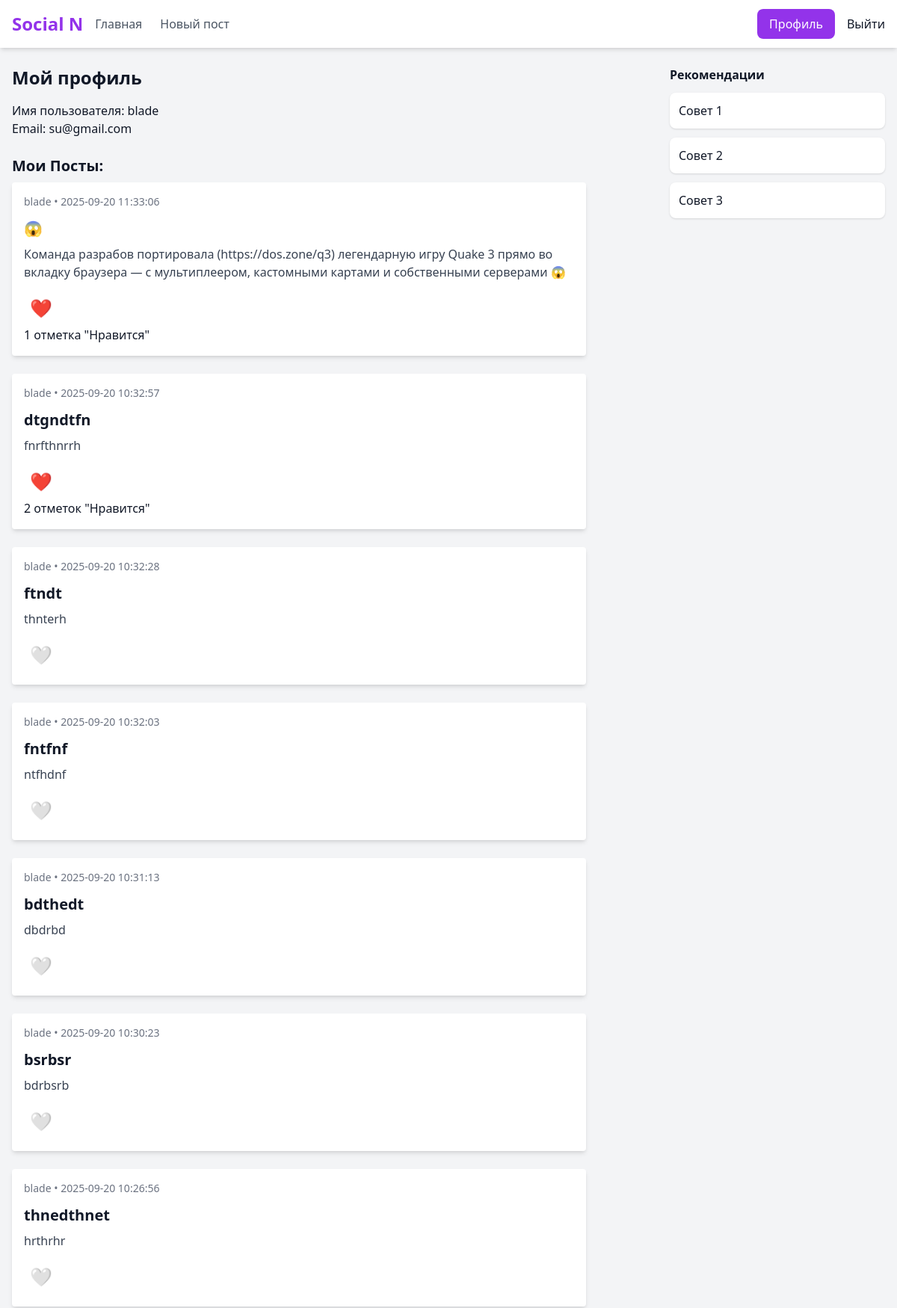
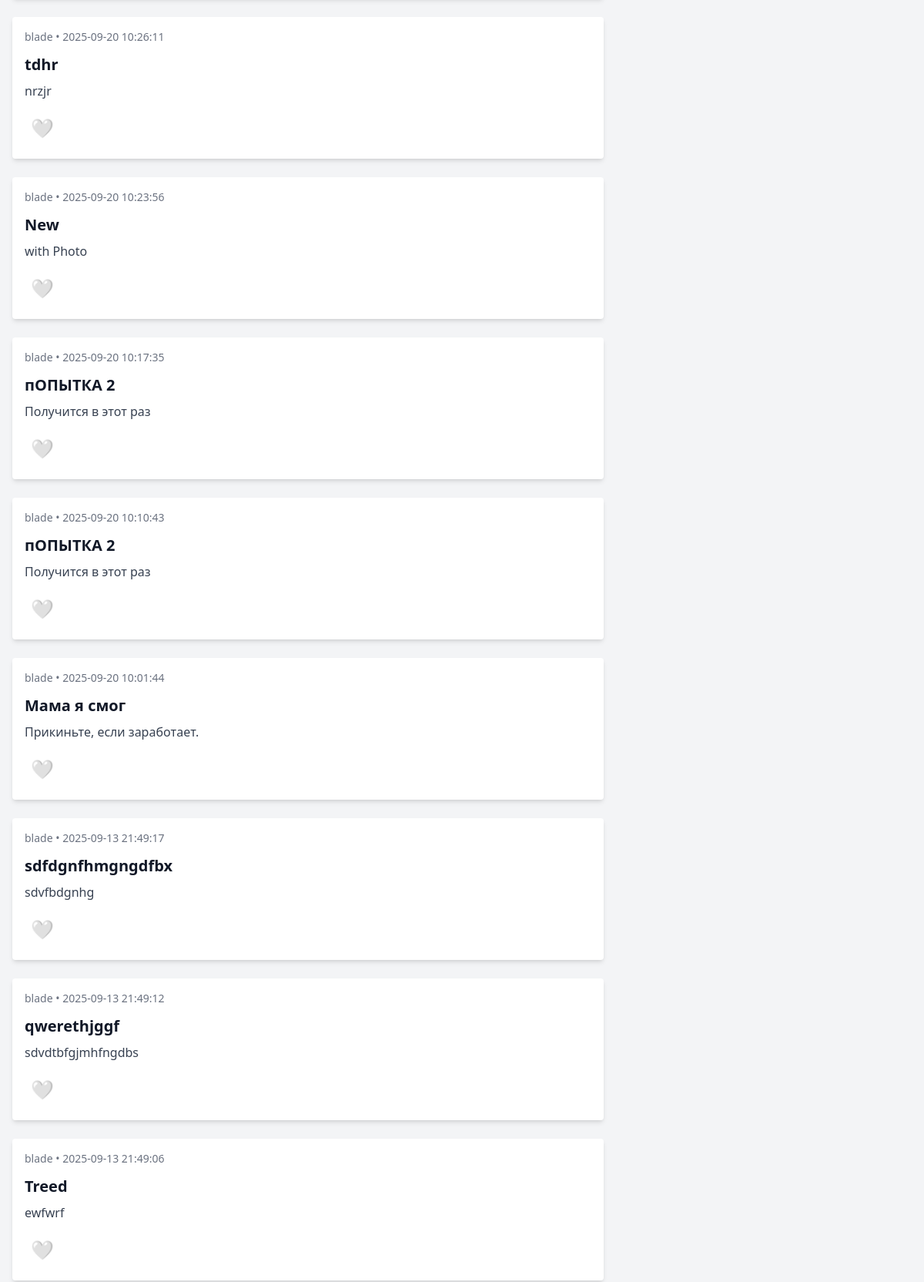
Screenshot of /profile (signed in, upper part) with the database file from the repository (2 pictures, top to bottom).
### tables this page shows
CREATE TABLE users (
        id INTEGER PRIMARY KEY AUTOINCREMENT,
        username TEXT UNIQUE NOT NULL,
        email TEXT UNIQUE NOT NULL,
        password  TEXT NOT NULL
    );

CREATE TABLE posts (
        id INTEGER PRIMARY KEY AUTOINCREMENT,
        user_id INTEGER REFERENCES users(id),
        title TEXT NOT NULL,
        content TEXT NOT NULL,
        created_at DATATIME DEFAULT CURRENT_TIMESTAMP
    );

### app.py (the view)
@app.route("/profile")
def profile():
    if 'user_id' not in session:
        return redirect('login')
    user_id = session['user_id']
    conn = get_db_connection()
    posts = conn.execute("""
                         SELECT p.*, u.username
                         FROM posts p
                         JOIN users u
                         ON p.user_id = u.id
                         ORDER BY p.created_at DESC
                         """).fetchall()
    conn.close()
    post_ids = [post['id'] for post in posts]
    image_paths = get_photos(post_ids)
    likes_data = {}
    for id in post_ids:
        likes = get_like(str(id))
        likes_data[id] = likes
    return render_template("profile.html", posts=posts, image_paths=image_paths, likes_data=likes_data)

### app.py (called while the page is built)
def get_db_connection():
    conn = sqlite3.connect('app.db')
    conn.row_factory = sqlite3.Row
    return conn

def get_like(post_id):
    if 'user_id' not in session:
        user_id = 0
    else:
        user_id = session['user_id']
    conn = get_db_connection()
    is_liked = conn.execute("SELECT id FROM likes WHERE user_id = ? AND post_id = ?", (user_id, post_id)).fetchone()
    likes_count = conn.execute("SELECT count(id) FROM likes WHERE post_id = ?", (post_id,)).fetchone()
    conn.close()
    return { 'is_liked': bool(is_liked), 'likes': likes_count[0] }

def get_photos(post_ids):
    folder = Path(app.config["UPLOADS"]["posts"])
    image_paths = {}
    for post_id in post_ids:
        for ext in ALLOWED_EXTENSIONS:
            candidate = folder / f"{post_id}{ext}"
            if candidate.exists():
                image_paths[post_id] = candidate
                break
    return image_paths

### templates/profile.html (shortened to what this page needs)
{% extends "base.html" %}
{% block content %}
<h2 class="text-2xl font-semibold mb-4">Мой профиль</h2>
<p>Имя пользователя: {{ session['username'] }}</p>
<p>Email: {{ session['email'] }}</p><br>
<h2 class="text-xl font-semibold mb-2"> Мои Посты:</h2>
<div class="grid gap-6">
    {% for post in posts %}
      {% if session['username'] in post.username %}
        <div class="bg-white p-4 rounded shadow-md max-w-3xl">
        <div class="text-sm text-gray-500 mb-3">{{ post.username }} • {{ post.created_at }}</div>
        <a href="{{ url_for('get_post', post_id=post.id)}}">
        <h2 class="text-xl font-semibold mb-2">{{ post.title }}</h2>
        <p class="text-gray-700 mb-3">{{ post.content }}</p>
        </a>
        {% if post.id in likes_data %}
            {% set likes = likes_data[post.id] %}
            <form action="{{url_for('like_post', post_id=post.id)}}" method="post">
                <button type="submit" class="rounded-full p-2 text-2xl hover:scale-125 transition-all duration-200 focus:outline-none">
                {% if likes.is_liked %} ❤️ {% else %} 🤍 {% endif %}
                </button>
            </form>
            {% if likes.likes > 1 %} {{likes.likes}} отметок "Нравится"
            {% elif likes.likes == 1 %} {{likes.likes}} отметка "Нравится"
          {% endif %}
        {% endif %}
        </div>
      {% endif %}
    {% endfor %}
  </div>
{% endblock content %}

### rows the page displays
users: username "blade", email "su@gmail.com"
posts: username "blade", created_at "2025-09-20 11:33:06", title "😱", content "Команда разрабов портировала (https://dos.zone/q3) легендарную игру Quake 3 прямо во вкладку браузера — с мультиплеером, кастомными картами и собственными серверами 😱", likes "1"
posts: username "blade", created_at "2025-09-20 10:32:57", title "dtgndtfn", content "fnrfthnrrh", likes "2"
posts: username "blade", created_at "2025-09-20 10:32:28", title "ftndt", content "thnterh"
posts: username "blade", created_at "2025-09-20 10:32:03", title "fntfnf", content "ntfhdnf"
posts: username "blade", created_at "2025-09-20 10:31:13", title "bdthedt", content "dbdrbd"
posts: username "blade", created_at "2025-09-20 10:30:23", title "bsrbsr", content "bdrbsrb"
posts: username "blade", created_at "2025-09-20 10:26:56", title "thnedthnet", content "hrthrhr"
posts: username "blade", created_at "2025-09-20 10:26:11", title "tdhr", content "nrzjr"
posts: username "blade", created_at "2025-09-20 10:23:56", title "New", content "with Photo"
posts: username "blade", created_at "2025-09-20 10:17:35", title "пОПЫТКА 2", content "Получится в этот раз"
posts: username "blade", created_at "2025-09-20 10:10:43", title "пОПЫТКА 2", content "Получится в этот раз"
posts: username "blade", created_at "2025-09-20 10:01:44", title "Мама я смог", content "Прикиньте, если заработает."
posts: username "blade", created_at "2025-09-13 21:49:17", title "sdfdgnfhmgngdfbx", content "sdvfbdgnhg"
posts: username "blade", created_at "2025-09-13 21:49:12", title "qwerethjggf", content "sdvdtbfgjmhfngdbs"
posts: username "blade", created_at "2025-09-13 21:49:06", title "Treed", content "ewfwrf"
